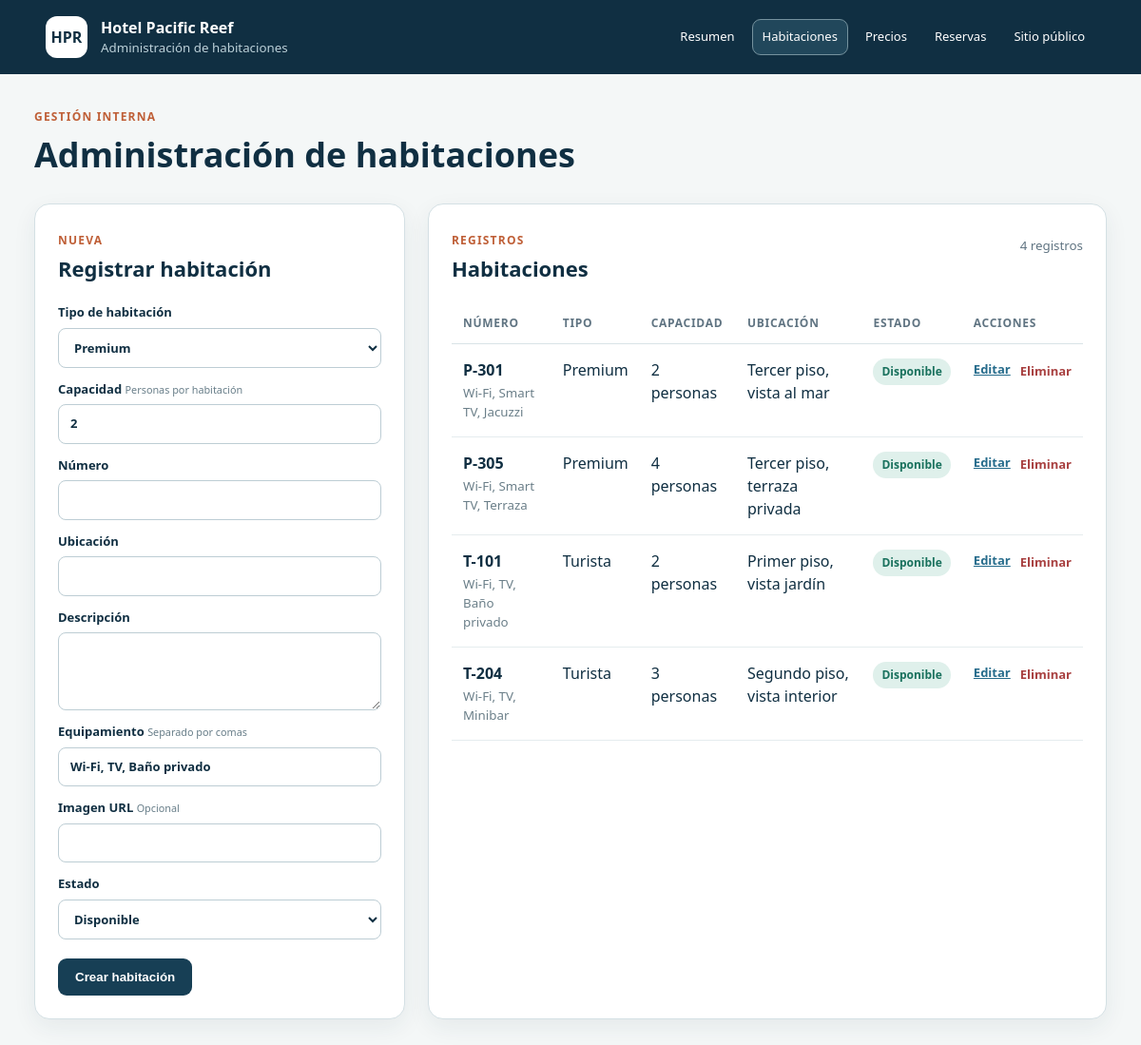
The page /admin/rooms.php on the database its author committed.
### tables this page shows
CREATE TABLE room_types (
    id BIGINT UNSIGNED AUTO_INCREMENT PRIMARY KEY,
    name VARCHAR(80) NOT NULL UNIQUE,
    description VARCHAR(500) NOT NULL,
    base_price DECIMAL(12, 2) NOT NULL,
    max_guests TINYINT UNSIGNED NOT NULL,
    created_at TIMESTAMP NOT NULL DEFAULT CURRENT_TIMESTAMP,
    CONSTRAINT chk_room_type_price CHECK (base_price > 0),
    CONSTRAINT chk_room_type_capacity CHECK (max_guests > 0)
);

CREATE TABLE rooms (
    id BIGINT UNSIGNED AUTO_INCREMENT PRIMARY KEY,
    room_type_id BIGINT UNSIGNED NOT NULL,
    capacity TINYINT UNSIGNED NOT NULL,
    room_number VARCHAR(20) NOT NULL UNIQUE,
    location VARCHAR(120) NOT NULL,
    description VARCHAR(500) NOT NULL,
    equipment JSON NOT NULL,
    image_url VARCHAR(500) NULL,
    status ENUM('available', 'occupied', 'maintenance', 'inactive') NOT NULL DEFAULT 'available',
    created_at TIMESTAMP NOT NULL DEFAULT CURRENT_TIMESTAMP,
    updated_at TIMESTAMP NOT NULL DEFAULT CURRENT_TIMESTAMP ON UPDATE CURRENT_TIMESTAMP,
    CONSTRAINT fk_rooms_room_type
        FOREIGN KEY (room_type_id) REFERENCES room_types(id),
    CONSTRAINT chk_room_capacity CHECK (capacity > 0)
);

### src/Database/Connection.php (called while the page is built, shortened)
<?php
final class Connection
{
    public static function create(): PDO
    {
        $projectRoot = dirname(__DIR__, 2);
        $configFile = $projectRoot . '/config/database.php';
        $config = require (is_file($configFile)
            ? $configFile
            : $projectRoot . '/config/database.example.php');
        $dsn = sprintf(
            'mysql:host=%s;port=%d;dbname=%s;charset=%s',
            $config['host'],
            $config['port'],
            $config['database'],
            $config['charset']
        );
        return new PDO($dsn, $config['username'], $config['password'], [
            PDO::ATTR_ERRMODE => PDO::ERRMODE_EXCEPTION,
            PDO::ATTR_DEFAULT_FETCH_MODE => PDO::FETCH_ASSOC,
            PDO::ATTR_EMULATE_PREPARES => false,
        ]);
    }
}

### config/database.example.php (called while the page is built, shortened)
<?php
return [
    'host' => getenv('DB_HOST') ?: '127.0.0.1',
    'port' => (int) (getenv('DB_PORT') ?: 3306),
    'database' => getenv('DB_NAME') ?: 'hotel_pacific_reef',
    'username' => getenv('DB_USER') ?: 'root',
    'password' => getenv('DB_PASSWORD') ?: '',
    'charset' => 'utf8mb4',
];

### src/Repositories/RoomRepository.php (called while the page is built, shortened)
<?php
final class RoomRepository
{
    public function all(): array
    {
        return $this->pdo->query(
            'SELECT rooms.*, room_types.name AS room_type_name
             FROM rooms
             INNER JOIN room_types ON room_types.id = rooms.room_type_id
             ORDER BY rooms.room_number'
        )->fetchAll();
    }
    public function roomTypes(): array
    {
        return $this->pdo->query('SELECT id, name, description, base_price, max_guests FROM room_types ORDER BY name')->fetchAll();
    }
}

### public/admin/rooms.php (the view, shortened to what this page needs)
<?php
require dirname(__DIR__, 2) . '/src/Database/Connection.php';
require dirname(__DIR__, 2) . '/src/Repositories/RoomRepository.php';
function escape(string $value): string
{
    return htmlspecialchars($value, ENT_QUOTES, 'UTF-8');
}
function equipmentText(string $json): string
{
    $items = json_decode($json, true);
    return is_array($items) ? implode(', ', $items) : '';
}
$statusOptions = [
    'available' => 'Disponible',
    'occupied' => 'Ocupada',
    'maintenance' => 'Mantención',
    'inactive' => 'Inactiva',
];
$rooms = [];
$roomTypes = [];
$editingRoom = null;
try {
    $repository = new RoomRepository(Connection::create());
    $roomTypes = $repository->roomTypes();
    $rooms = $repository->all();
} catch (Throwable $exception) {
    $error = $exception->getMessage();
}
$form = $editingRoom ?? [
    'id' => 0,
    'room_type_id' => $roomTypes[0]['id'] ?? 1,
    'capacity' => 2,
    'room_number' => '',
    'location' => '',
    'description' => '',
    'equipment' => 'Wi-Fi, TV, Baño privado',
    'image_url' => '',
    'status' => 'available',
];
?>
<!DOCTYPE html>
<html lang="es">
<head>
    <link rel="stylesheet" href="../assets/css/admin.css">
    <link rel="stylesheet" href="../assets/css/responsive.css">
</head>
<body>
<header class="admin-header">
    <div><span>HPR</span><div><strong>Hotel Pacific Reef</strong><small>Administración de habitaciones</small></div></div>
    <nav aria-label="Navegación administrativa"><a href="index.php">Resumen</a><a class="active" href="rooms.php">Habitaciones</a><a href="prices.php">Precios</a><a href="reservations.php">Reservas</a><a href="../index.php">Sitio público</a></nav>
</header>
<main>
    <section class="page-heading">
        <div><p>Gestión interna</p><h1>Administración de habitaciones</h1></div>
    </section>
    <div class="admin-layout">
        <section class="panel form-panel">
            <div class="panel-heading"><span><?= $editingRoom ? 'Editar' : 'Nueva' ?></span><h2><?= $editingRoom ? 'Actualizar habitación' : 'Registrar habitación' ?></h2></div>
            <form method="post">
                <label>Tipo de habitación<select name="room_type_id" required><?php foreach ($roomTypes as $type): ?><option value="<?= (int) $type['id'] ?>" <?= (int) $form['room_type_id'] === (int) $type['id'] ? 'selected' : '' ?>><?= escape($type['name']) ?></option><?php endforeach; ?></select></label>
                <label>Capacidad <small>Personas por habitación</small><input name="capacity" type="number" min="1" max="255" value="<?= (int) $form['capacity'] ?>" required></label>
                <label>Número<input name="room_number" value="<?= escape((string) $form['room_number']) ?>" maxlength="20" required></label>
                <label>Ubicación<input name="location" value="<?= escape((string) $form['location']) ?>" maxlength="120" required></label>
                <label>Descripción<textarea name="description" maxlength="500" required><?= escape((string) $form['description']) ?></textarea></label>
                <label>Equipamiento <small>Separado por comas</small><input name="equipment" value="<?= escape(is_string($form['equipment']) && str_starts_with($form['equipment'], '[') ? equipmentText($form['equipment']) : (string) $form['equipment']) ?>" required></label>
                <label>Imagen URL <small>Opcional</small><input name="image_url" type="url" value="<?= escape((string) ($form['image_url'] ?? '')) ?>"></label>
                <label>Estado<select name="status" required><?php foreach ($statusOptions as $value => $label): ?><option value="<?= $value ?>" <?= $form['status'] === $value ? 'selected' : '' ?>><?= $label ?></option><?php endforeach; ?></select></label>
                <div class="form-actions"><button type="submit"><?= $editingRoom ? 'Guardar cambios' : 'Crear habitación' ?></button><?php if ($editingRoom): ?><a href="rooms.php">Cancelar</a><?php endif; ?></div>
            </form>
        </section>
        <section class="panel table-panel">
            <div class="panel-heading"><span>Registros</span><h2>Habitaciones</h2><small><?= count($rooms) ?> registros</small></div>
            <div class="table-wrap"><table><thead><tr><th>Número</th><th>Tipo</th><th>Capacidad</th><th>Ubicación</th><th>Estado</th><th>Acciones</th></tr></thead><tbody>
            <?php foreach ($rooms as $room): ?><tr><td><strong><?= escape($room['room_number']) ?></strong><small><?= escape(equipmentText($room['equipment'])) ?></small></td><td><?= escape($room['room_type_name']) ?></td><td><?= (int) $room['capacity'] ?> personas</td><td><?= escape($room['location']) ?></td><td><span class="status status-<?= escape($room['status']) ?>"><?= escape($statusOptions[$room['status']] ?? $room['status']) ?></span></td><td><div class="row-actions"><a href="?edit=<?= (int) $room['id'] ?>">Editar</a><form method="post" onsubmit="return confirm('¿Eliminar esta habitación?');"><input type="hidden" name="csrf_token" value="<?= escape($_SESSION['csrf_token']) ?>"><input type="hidden" name="action" value="delete"><input type="hidden" name="id" value="<?= (int) $room['id'] ?>"><button class="delete" type="submit">Eliminar</button></form></div></td></tr><?php endforeach; ?>
            </tbody></table></div>
        </section>
    </div>
</main>
</body>
</html>

### public/assets/css/admin.css (style rules this page uses)
:root { font-family:"Segoe UI",Arial,sans-serif;color:#102f42;background:#f4f7f7;line-height:1.5 }
* { box-sizing:border-box }
body { margin:0 }
.admin-header { height:78px;background:#102f42;color:#fff;display:flex;align-items:center;justify-content:space-between;padding:0 max(4vw,32px) }
.admin-header>div { display:flex;align-items:center;gap:14px }
.admin-header>div>span { display:grid;place-items:center;width:44px;height:44px;border-radius:12px;background:#fff;color:#102f42;font-weight:800 }
.admin-header strong,.admin-header small { display:block }
.admin-header small { color:#bbd0d8 }
.admin-header a { color:#fff;text-decoration:none;border:1px solid #78919c;border-radius:9px;padding:9px 14px }
main { max-width:1500px;margin:auto;padding:36px }
.page-heading { display:flex;justify-content:space-between;align-items:end;margin-bottom:24px }
.page-heading p,.panel-heading span { margin:0;color:#bf5f37;font-weight:800;text-transform:uppercase;letter-spacing:.1em;font-size:12px }
.page-heading h1 { font-size:36px;margin:4px 0 0 }
.admin-layout { display:grid;grid-template-columns:minmax(300px,390px) 1fr;gap:24px }
.panel { background:#fff;border:1px solid #d4e0e4;border-radius:16px;box-shadow:0 8px 24px #17344712;overflow:hidden }
.form-panel { padding:24px }
.panel-heading { position:relative;margin-bottom:20px }
.panel-heading h2 { margin:3px 0;font-size:22px }
.panel-heading>small { position:absolute;right:0;top:10px;color:#607482 }
label { display:block;font-size:13px;font-weight:700;margin:13px 0 }
label small { font-weight:400;color:#687e89 }
input,select,textarea { display:block;width:100%;margin-top:6px;padding:10px 12px;border:1px solid #bdcdd4;border-radius:8px;font:inherit;background:#fff;color:#102f42 }
textarea { height:82px;resize:vertical }
.form-actions { display:flex;gap:12px;align-items:center;margin-top:20px }
.form-actions button { border:0;border-radius:9px;background:#173f55;color:#fff;font-weight:700;padding:12px 18px;cursor:pointer }
.table-panel { padding:24px }
.table-wrap { overflow:auto }
table { width:100%;border-collapse:collapse }
th { text-align:left;color:#607482;font-size:12px;text-transform:uppercase;letter-spacing:.06em;border-bottom:1px solid #d9e3e6;padding:12px }
td { padding:15px 12px;border-bottom:1px solid #e5ecee;vertical-align:top }
td small { display:block;color:#6b7f89;margin-top:3px }
.status { display:inline-block;border-radius:999px;padding:5px 9px;font-size:12px;font-weight:700 }
.status-available { background:#dff0eb;color:#19715d }
.row-actions { display:flex;gap:10px;align-items:center }
.row-actions a,.row-actions button { font:inherit;font-size:13px;font-weight:700 }
.row-actions a { color:#256b8b }
.row-actions form { margin:0 }
.row-actions .delete { border:0;background:none;color:#a84040;padding:0;cursor:pointer }
.admin-header nav { display:flex;gap:7px;align-items:center }
.admin-header nav a { border-color:transparent;padding:8px 10px;font-size:13px }
.admin-header nav a:hover,.admin-header nav a.active { border-color:#75929e;background:#21475b }

### public/assets/css/responsive.css (style rules this page uses)
html, body { max-width: 100%; overflow-x: hidden; }
main, .overview > *, .reservation-layout > *, .admin-layout > *, .dashboard-grid > *, .panel { min-width: 0; }

### rows shown on the page
room_types: capacity "2", equipment "Wi-Fi, TV, Baño privado", status "Disponible"
rooms: room_number "P-301", equipment "Wi-Fi, Smart TV, Jacuzzi", room_type.name "Premium", capacity "2", location "Tercer piso, vista al mar", status "Disponible"
rooms: room_number "P-305", equipment "Wi-Fi, Smart TV, Terraza", room_type.name "Premium", capacity "4", location "Tercer piso, terraza privada", status "Disponible"
rooms: room_number "T-101", equipment "Wi-Fi, TV, Baño privado", room_type.name "Turista", capacity "2", location "Primer piso, vista jardín", status "Disponible"
rooms: room_number "T-204", equipment "Wi-Fi, TV, Minibar", room_type.name "Turista", capacity "3", location "Segundo piso, vista interior", status "Disponible"

### other values the page prints
count($rooms) "4"
form field room_type_id "Premium"
